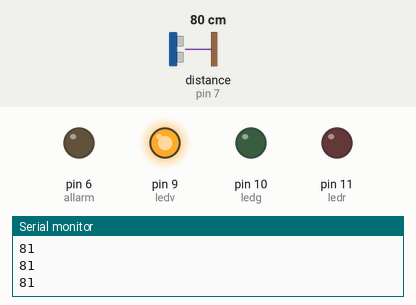
A sketch run on a simulated Arduino Uno, built with avr-gcc and run on an emulated ATmega328P. Shown: output pins drawn as LEDs (lit = HIGH), the last lines printed to the serial monitor. The test bench sets the inputs (shaded band); at power-on: distance to the obstacle (sensor on pin 7) 80 cm. The echo pulse lasts 58.3 µs per cm.

Above: at 1.2 s.
1.3 s: distance to the obstacle (sensor on pin 7) set to 32 cm
2.8 s: distance to the obstacle (sensor on pin 7) set to 27 cm
At 3.8 s:
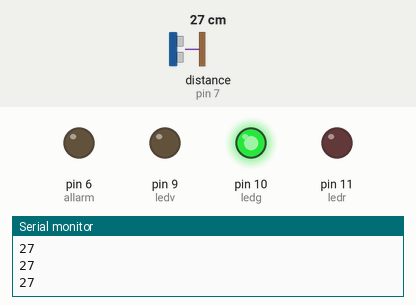
4.3 s: distance to the obstacle (sensor on pin 7) set to 17 cm
5.8 s: distance to the obstacle (sensor on pin 7) set to 12 cm
At 6.8 s:
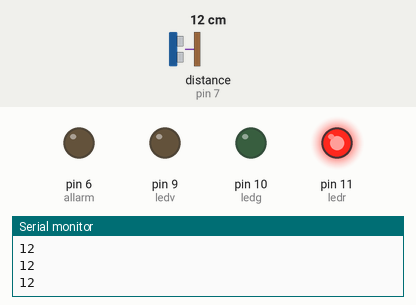
7.3 s: distance to the obstacle (sensor on pin 7) set to 9 cm
8.8 s: distance to the obstacle (sensor on pin 7) set to 6 cm
At 9.6 s:
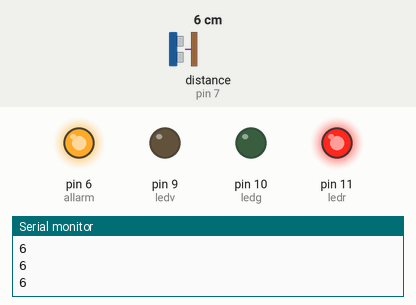
Timing chart, 0 to 11.3 s (numbered marks = the images above; inputs shaded):
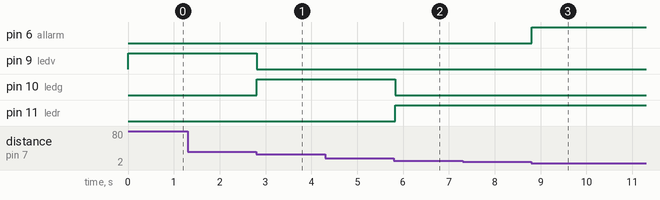

The sketch:

05-Parking_sensors.ino
```cpp
#include <NewPing.h> // richiama la libreria NewPing
#define maxd 100 // imposta la distanza massima che il sensore deve leggere
#define allarm 6 // imposta il pin dell'avvisatore acustico
#define echo 7 // imposta il pin che riceverà il segnale del sensore
#define trigger 8 // imposta il pin che trasmetterà il segnale al sensore
#define ledv 9 // imposta il pin del led verde
#define ledg 10 // imposta il pin del led giallo
#define ledr 11 // imposta il pin del led rosso
#define distanza1 30 // imposta la prima distanza in cm
#define distanza2 15 // imposta la seconda distanza in cm
#define distanza3 8 // imposta la terza distanza in cm


NewPing sonar(trigger, echo, maxd); // assegna i ruoli ai pin del sensore

void setup() {
    pinMode(ledv, OUTPUT); // imposta il led verde come output
    pinMode(ledg, OUTPUT); // imposta il led giallo come output
    pinMode(ledr, OUTPUT); // imposta il led rosso come output
    pinMode(allarm, OUTPUT); // imposta l'avvisatore acustico come output
    Serial.begin(9600);
}

void loop() {
    int lettura=sonar.ping_cm(); // imposta il valore della lettura uguale al valore letto dal sonar in cm

    // controlla se il sonar rileva un oggetto a distanza minore della distanza 1
    if (lettura<distanza1) {
        digitalWrite(ledv, LOW); // spegne il led verde
        digitalWrite(ledg, HIGH); // accende il pin giallo
        digitalWrite(ledr, LOW); // spegne il led rosso
        digitalWrite(allarm, LOW); // spegne l'avvisatore acustico

        // controlla se il sonar non rileva alcun oggetto
        if (lettura==0) {
            digitalWrite(ledv, HIGH); // accende il led verde
            digitalWrite(ledg, LOW); // spegne il led giallo
            digitalWrite(ledr, LOW); // spegne il led rosso
            digitalWrite(allarm, LOW); // spegne l'avvisatore acustico
        } else {
            // controlla se il sonar rileva un oggetto a distanza minore della distanza 2
            if (lettura<distanza2) {
                digitalWrite(ledv, LOW); // spegne il led verde
                digitalWrite(ledg, LOW); // spegne il led giallo
                digitalWrite(ledr, HIGH); // accende il led rosso
                digitalWrite(allarm, LOW); // spegne l'avvisatore acustico

                // controlla se il sonar rileva un oggetto a distanza minore della distanza 3
                if (lettura<distanza3) {
                    digitalWrite(ledv, LOW); // spegne il led verde
                    digitalWrite(ledg, LOW); // spegne il led giallo
                    digitalWrite(ledr, HIGH); // accende il led rosso
                    digitalWrite(allarm, HIGH); // accende l'avvisatore acustico
                }
            }
        }
    } else {
        digitalWrite(ledv, HIGH); // accende il led verde
        digitalWrite(ledg, LOW); // spegne il led giallo
        digitalWrite(ledr, LOW); // spegne il led rosso
        digitalWrite(allarm, LOW); // spegne l'avvisatore acustico
    }

    Serial.println(lettura);

    delay(50);
}
```

Measured:
- the behaviour switches between 30 and 29 cm on distance to the obstacle (sensor on pin 7) (found by bisection; images 0 and 1)
- the behaviour switches between 15 and 14 cm on distance to the obstacle (sensor on pin 7) (found by bisection; images 1 and 2)
- the behaviour switches between 8 and 7 cm on distance to the obstacle (sensor on pin 7) (found by bisection; images 2 and 3)
- after the input at 2.8 s, pin 9 (ledv): HIGH → LOW at once; pin 10 (ledg): LOW → HIGH at once
- after the input at 5.8 s, pin 10 (ledg): HIGH → LOW at once; pin 11 (ledr): LOW → HIGH at once
- after the input at 8.8 s, pin 6 (allarm): LOW → HIGH at once
